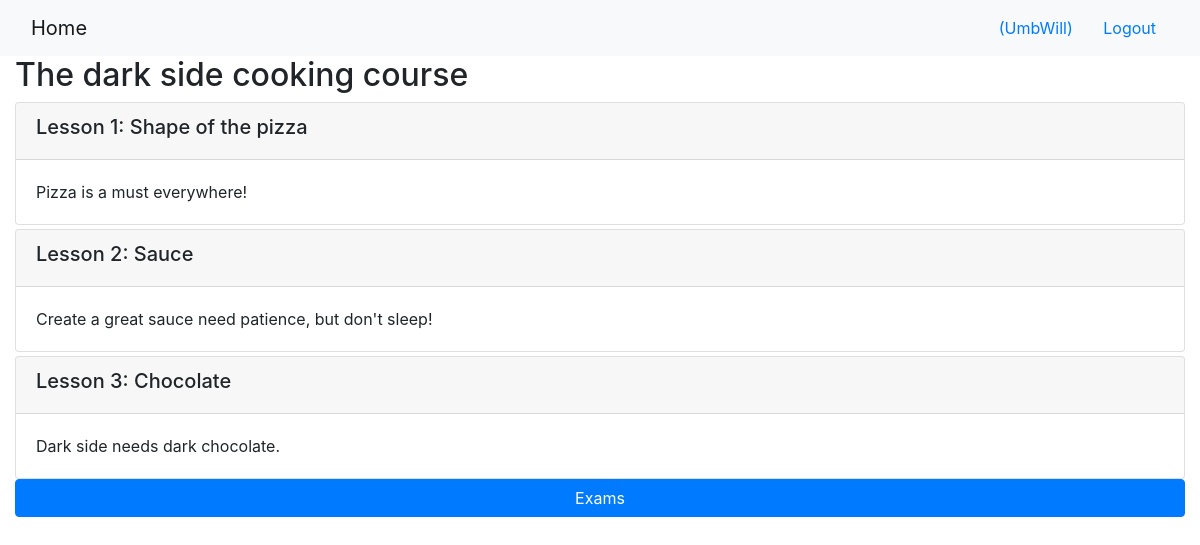
The app's page /onlinecourse/3/ (signed in) with its own data.
### onlinecourse/models.py (models this page shows, shortened)
class Course(models.Model):
    name = models.CharField(null=False, max_length=30, default='online course')
    image = models.ImageField(upload_to='course_images/')
    description = models.CharField(max_length=1000)
    pub_date = models.DateField(null=True)
    instructors = models.ManyToManyField(Instructor)
    users = models.ManyToManyField(settings.AUTH_USER_MODEL, through='Enrollment')
    total_enrollment = models.IntegerField(default=0)
    is_enrolled = False

class Lesson(models.Model):
    title = models.CharField(max_length=200, default="title")
    order = models.IntegerField(default=0)
    course = models.ForeignKey(Course, on_delete=models.CASCADE)
    content = models.TextField()

### onlinecourse/views.py (the view)
# urls.py: path('<int:pk>/', views.CourseDetailView.as_view(), name='course_details'),
class CourseDetailView(generic.DetailView):
    model = Course
    template_name = 'onlinecourse/course_detail_bootstrap.html'

### onlinecourse/templates/onlinecourse/course_detail_bootstrap.html (shortened to what this page needs)
<!DOCTYPE html>
<html lang="en">
<head>
     {% load static %}
    <link rel="stylesheet" href="https://maxcdn.bootstrapcdn.com/bootstrap/4.5.2/css/bootstrap.min.css">
</head>
<body>
    <nav class="navbar navbar-light bg-light">
        <div class="container-fluid">
            <div class="navbar-header">
                  <a class="navbar-brand" href="{% url 'onlinecourse:index' %}">Home</a>
            </div>
            <ul class="nav navbar-nav navbar-right">
                {% if user.is_authenticated %}
                <li>
                    <a class="btn btn-link" href="#">{{ user.first_name }}({{ user.username }})</a>
                    <a class="btn btn-link" href="{% url 'onlinecourse:logout' %}">Logout</a>
                </li>
                {% endif %}
            </ul>
        </div>
    </nav>
    <div class="container-fluid">
            <h2>{{ course.name }}</h2>
            <div class="card-columns-vertical">
                {% for lesson in course.lesson_set.all %}
                    <div class="card mt-1">
                        <div class="card-header"><h5>Lesson {{lesson.order|add:1}}: {{lesson.title}}</h5></div>
                        <div class="card-body">{{lesson.content}}</div>
                    </div>
                {% endfor %}
            </div>
            <button class="btn btn-primary btn-block" data-toggle="collapse" data-target="#exam">Exams</button>
    </div>
</body>
</html>

### records on screen
Course: name "The dark side cooking course"
Lesson: order|add "1", title "Shape of the pizza", content "Pizza is a must everywhere!"
Lesson: order|add "2", title "Sauce", content "Create a great sauce need patience, but don't sleep!"
Lesson: order|add "3", title "Chocolate", content "Dark side needs dark chocolate."

### other values on screen
{{ user.username }} "UmbWill"
